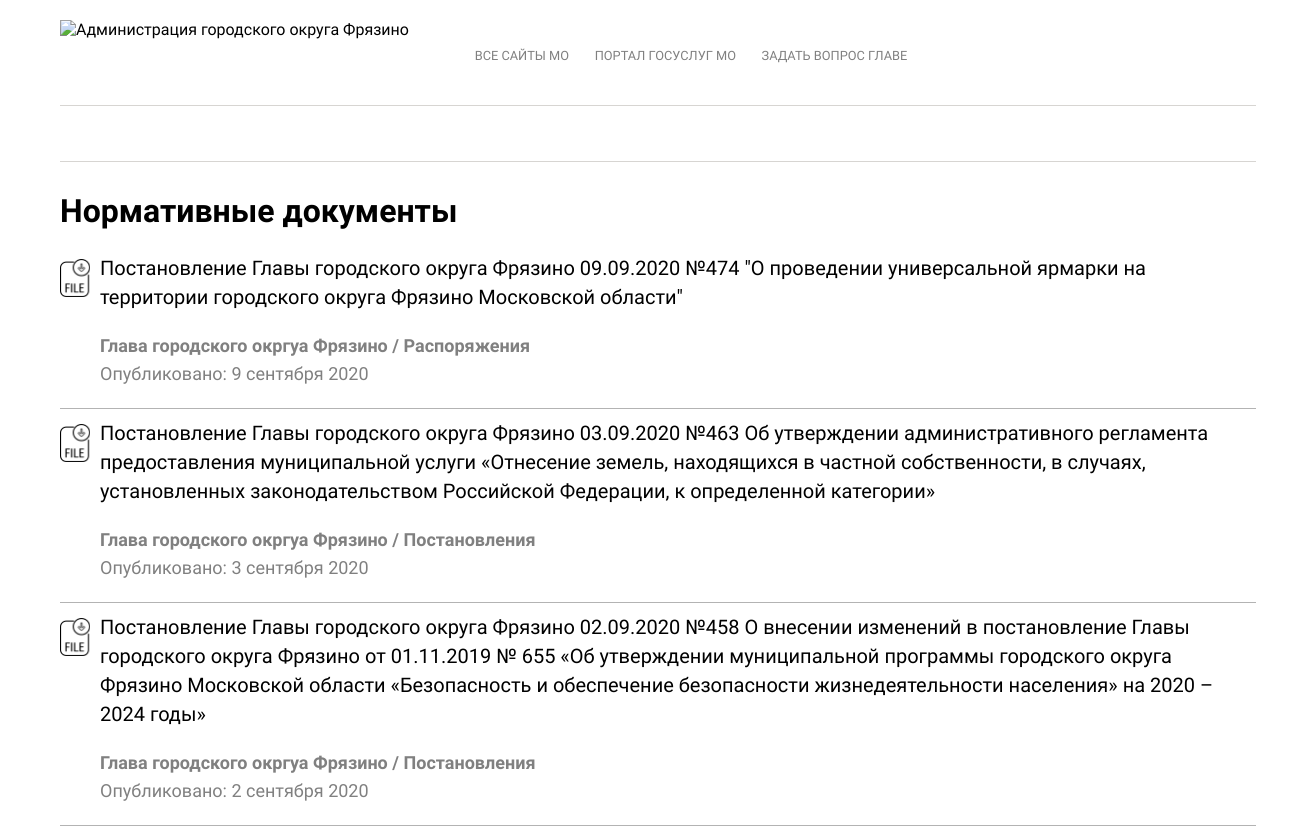
The app's page /documents/ (upper part), older data.
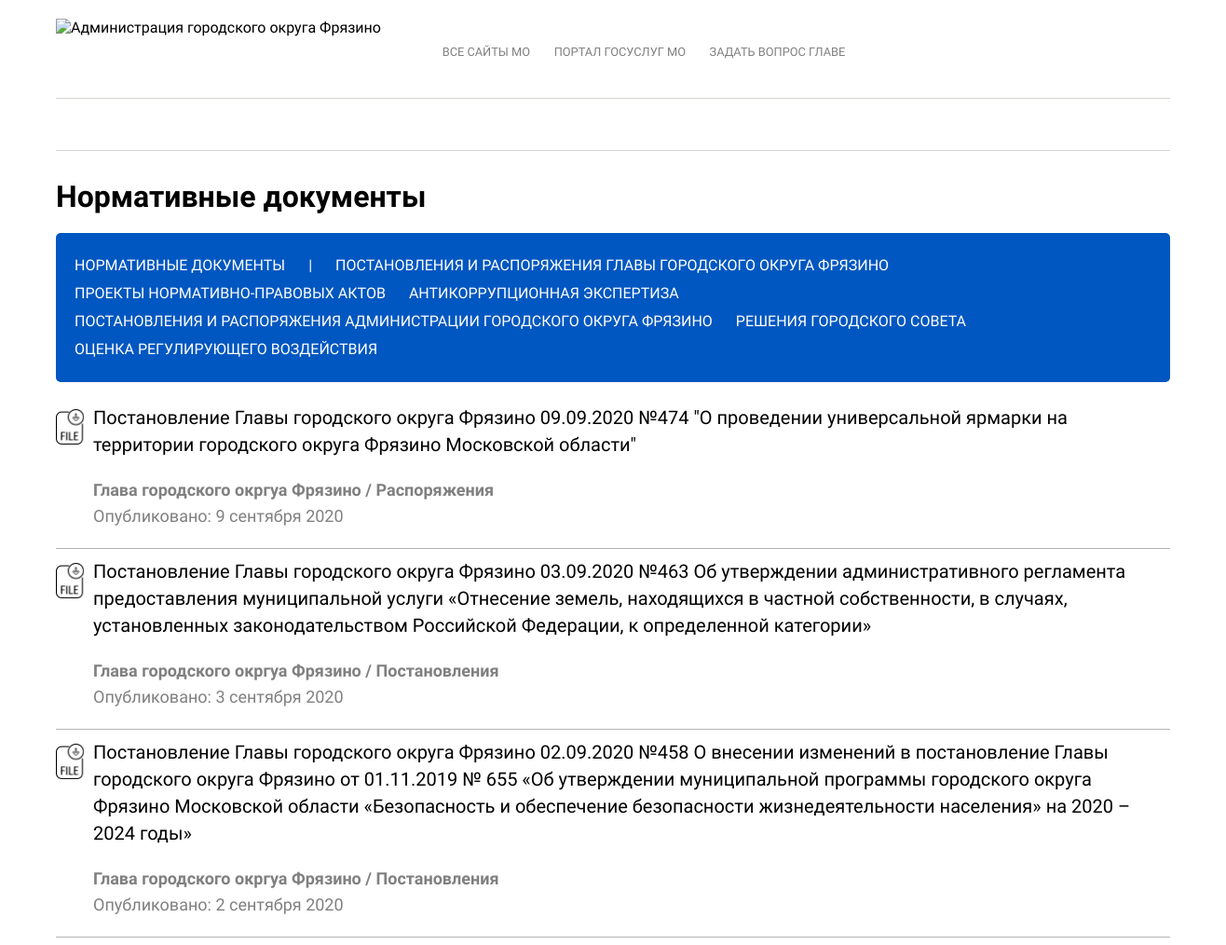
The same page, newer data.
### documents/models.py (models this page shows, shortened)
class Documents(models.Model):
	title = models.CharField(max_length=700, verbose_name='Название')
	slug = models.SlugField(max_length=200, verbose_name='URL', unique=True)
	number = models.CharField(max_length=20, verbose_name='Номер документа', blank=True, null=True)
	Author = models.ForeignKey(DocsAuthor, on_delete=models.SET_NULL, verbose_name='Орган, принявший документ', blank=True, null=True)
	DocCategory = TreeForeignKey(DocCategory, verbose_name='Категория', on_delete=models.CASCADE, default=1)
	TypeDoc = models.ForeignKey(DocType, on_delete=models.SET_NULL, verbose_name='Тип документа', blank = True, null=True)
	docDate = models.DateField(verbose_name='Дата подписания документа', default=timezone.now)
	descrpition = models.TextField(verbose_name='Описание документа', blank=True, null=True)
	publishDate = models.DateTimeField(verbose_name='Дата публикации', default=timezone.now)
	publish = models.BooleanField(verbose_name='Опубликовано', default=True)
	file = models.FileField(upload_to='uploads/%Y/%m/%d/documents', verbose_name='Документ')
	def get_absolute_url(self):
		return "/documents/%s/" % self.slug
	class Meta:
		verbose_name='Документ'
		verbose_name_plural='Документы'
		ordering = ['-publishDate']

class DocsAuthor(models.Model):
	title = models.CharField(max_length=250, verbose_name='Наименование органа')
	slug = models.SlugField(verbose_name='URL')
	menu = TreeOneToOneField(Menu, verbose_name='Пункт меню', blank=True, null=True, on_delete=models.SET_NULL)
	def __str__(self):
		return self.title
	class Meta:
		verbose_name='Орган принявший документ'
		verbose_name_plural='Органы принимающие документы'

class DocType(models.Model):
	title = models.CharField(max_length=200, verbose_name='Тип документа', help_text='Просьба, указывать значения в множественном числе')
	slug = models.SlugField(max_length=200, unique=True, verbose_name='URL')
	class Meta:
		verbose_name = 'Тип документов'
		verbose_name_plural = 'Типы документов'
	def __str__(self):
		return self.title

class DocCategory(MPTTModel):
	title = models.CharField(max_length=250, verbose_name='Название категории')
	slug = models.SlugField(max_length=250, verbose_name='URL')
	menu = TreeOneToOneField(Menu, verbose_name='Пункт меню', on_delete=models.SET_NULL, blank=True, null=True)
	active = models.BooleanField(verbose_name='Активная', default=True)
	parent = TreeForeignKey('self', on_delete=models.CASCADE, null=True, blank=True, related_name='children',verbose_name='Родительский элемент')
	class MPTTMeta:
		order_insertion_by = ['title']
	class Meta:
		verbose_name='Категория документа'
		verbose_name_plural='Кагеории докуентов'
	def get_absolute_url(self):
		return "/documents/category/%s/" % self.slug

### documents/views.py (the view)
# urls.py: path('', views.documetns.as_view(), name='all_documents'),
class documetns(ListView):
	model = Documents
	def get(self, request):
		if request.GET.get('author', '') and request.GET.get('typedoc', ''):
			author = request.GET.get('author', '')
			typedoc = request.GET.get('typedoc', '')
			docs = get_list_or_404(Documents.objects.filter(publish=True, publishDate__lt=timezone.now(), Author__slug = author, TypeDoc__slug = typedoc).order_by('-publishDate'))
			title = '%s | %s' % (docs[0].TypeDoc.title, docs[0].Author.title)
		elif request.GET.get('author', ''):
			author = request.GET.get('author', '')
			docs = get_list_or_404(Documents.objects.filter(publish=True, publishDate__lt=timezone.now(), Author__slug = author).order_by('-publishDate'))
			title = 'Документы | %s' % docs[0].Author.title
		elif request.GET.get('typedoc', ''):
			typedoc = request.GET.get('typedoc', '')
			docs = get_list_or_404(Documents.objects.filter(publish=True, publishDate__lt=timezone.now(), TypeDoc__slug = typedoc).order_by('-publishDate'))
			title = '%s' % docs[0].TypeDoc.title
		else:
			docs = Documents.objects.filter(publish=True, publishDate__lt=timezone.now()).order_by('-publishDate')
			title = 'Нормативные документы'
		page = request.GET.get('page', 1)
		paginator = Paginator(docs, NUMBER_PAGE)
		try:
			docs = paginator.page(page)
		except PageNotAnInteger:
			docs = paginator.page(1)
		except EmptyPage:
			docs = paginator.page(paginator.num_pages)
		submenu = DocCategory.objects.filter(active=True)
		context = {
			'title': title,
			'submenu':submenu,
			'docs':docs,
		}
		return render(request, 'documentsList.html', context)

### banners/models.py (called while the page is built)
	def get_url(self):
		if self.url:
			return self.url
		else:
			return '#'

### banners/templatetags/banners.py (called while the page is built)
@register.inclusion_tag('big_banner_news.html')
def big_banner_news():
	allBanners = bigBanner.objects.filter(active=True)
	banner = random.sample(list(allBanners), 1)
	return {'banner': banner[0]}

### menu/models.py (called while the page is built)
	def get_url(self):
		if hasattr(self, 'page'):
			return self.page.get_absolute_url()
		elif hasattr(self, 'category'):
			return self.category.get_absolute_url()
		elif hasattr(self, 'doccategory'):
			return self.doccategory.get_absolute_url()
		elif hasattr(self, 'documents'):
			return self.documents.get_absolute_url()
		elif hasattr(self, 'news'):
			return self.news.get_absolute_url()
		elif self.url:
			return self.url
		else:
			return '#'

	def get_url(self):
		if self.parrent:
			return self.parrent.get_url()
		elif self.slug:
			return self.slug
		else:
			return '#'

### menu/templatetags/menu_mainMenu.py (called while the page is built)
@register.inclusion_tag('main-menu.html')
def main_menu():
	mMenu = Menu.objects.filter(active=True)
	return {'menu': mMenu}

@register.inclusion_tag('mobile-menu.html')
def mobile_menu():
	mMenu = Menu.objects.filter(active=True)
	return {'menu': mMenu}

### documents/templates/documentsList.html (shortened to what this page needs)
{% extends 'base.html' %}
{% load static banners %}
{% block addcss %}
		<link rel="stylesheet" href="{% static "css/docs-list.css" %}">
{% endblock %}
{% block main-content %}
<div class="container">
	<div class="docs-list--header">
		<h1>{{ title }}</h1>
		{% if submenu|length > 0 %}
		<ul class="simple--submenu">
			<li class="simple--submenu-el"><a href="/documents/">Нормативные документы</a></li>
			<li class="simple--submenu-el">|</li>
			{% for psub in submenu %}
			<li class="simple--submenu-el"><a href="{{ psub.get_absolute_url}} ">{{ psub.title }}</a></li>
			{% endfor %}
		</ul>
		{% endif %}
	</div>
	<div class="docs-list--list">
		<ul>
			{% for doc in docs %}
			<li class="docs-list--el">
				<div class="docs-list--link"><a href="{{ doc.get_absolute_url }}">{{ doc.title }}</a></div>
				{% if doc.Author and doc.TypeDoc %}
				<div class="docs-list--info">{{ doc.Author }} / {{ doc.TypeDoc }}</div>
				{% endif %}
				<div class="docs-list--date">Опубликовано: {{ doc.publishDate | date:"j E Y"}}</div>
			</li>
			{% endfor %}
		</ul>
	</div>
</div>
{% endblock %}

Row changes from the older to the newer data that the page shows:
added DocCategory: title "ПОСТАНОВЛЕНИЯ И РАСПОРЯЖЕНИЯ ГЛАВЫ ГОРОДСКОГО ОКРУГА ФРЯЗИНО"
added DocCategory: title "ПРОЕКТЫ НОРМАТИВНО-ПРАВОВЫХ АКТОВ"
added DocCategory: title "АНТИКОРРУПЦИОННАЯ ЭКСПЕРТИЗА"
added DocCategory: title "ПОСТАНОВЛЕНИЯ И РАСПОРЯЖЕНИЯ АДМИНИСТРАЦИИ ГОРОДСКОГО ОКРУГА ФРЯЗИНО"
added DocCategory: title "РЕШЕНИЯ ГОРОДСКОГО СОВЕТА"
added DocCategory: title "ОЦЕНКА РЕГУЛИРУЮЩЕГО ВОЗДЕЙСТВИЯ"
Text that changed along with them:
text now shown: "НОРМАТИВНЫЕ ДОКУМЕНТЫ |"
